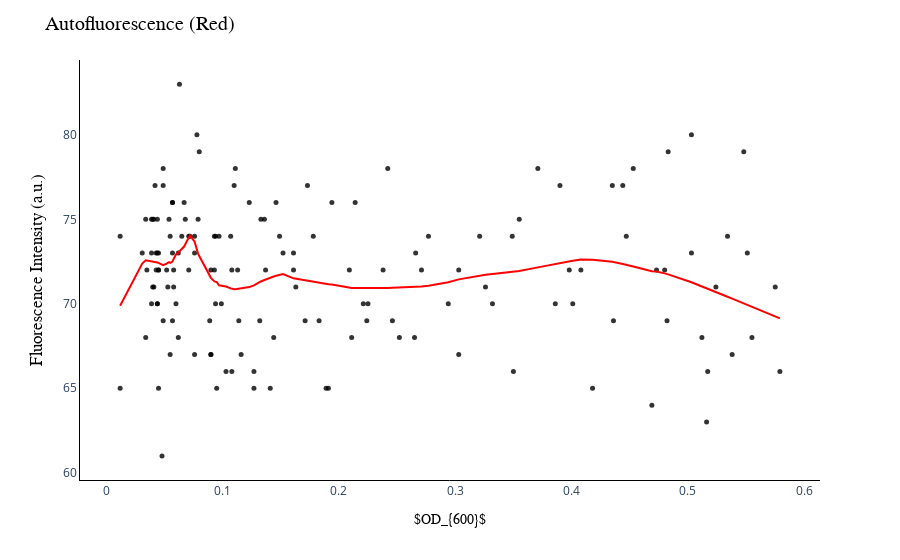

Here is the notebook cell this chart was saved with:
### Code cell
x=result.iloc[:, 0]
y=result.iloc[:, 1]
y_hat2 = lowess(y, x, frac=1/5)

fig = px.scatter(result, x, y, opacity=0.8, color_discrete_sequence=['black'])

# Change chart background color
fig.update_layout(dict(plot_bgcolor = 'white'))

fig.add_traces(go.Scatter(x=y_hat2[:,0], y=y_hat2[:,1], line=dict(color='red')))

# Update axes lines
fig.update_xaxes(showgrid=True, gridwidth=1, gridcolor='lightgrey', 
                 zeroline=False, zerolinewidth=1, zerolinecolor='lightgrey', 
                 showline=True, linewidth=1, linecolor='black')

fig.update_yaxes(showgrid=True, gridwidth=1, gridcolor='lightgrey', 
                 zeroline=False, zerolinewidth=1, zerolinecolor='lightgrey', 
                 showline=True, linewidth=1, linecolor='black')
fig.update_layout(xaxis_showgrid=False, yaxis_showgrid=False)
fig.update_layout(showlegend=False)

# Set figure title
fig.update_layout(title=dict(text="Autofluorescence (Red)",  font=dict(family = 'Arial', color='black', size = 20)), xaxis_title=dict(text='$OD_{600}$',  font=dict(family = 'Arial', color='black', size = 14)), yaxis_title=dict(text="Fluorescence Intensity (a.u.)",  font=dict(family = 'Arial', color='black', size = 17)))


# Update marker size
fig.update_traces(marker=dict(size=5))


fig.show()

### Figure 1 — Plotly figure (JSON) as saved in the notebook; plotly's stock layout.template omitted (floating-point values rounded to 4 significant figures; data arrays with more than 128 entries replaced by an {"elided": "..."} marker saying what was removed)
{"data": [{"hovertemplate": "x=%{x}<br>y=%{y}<extra></extra>", "legendgroup": "", "marker": {"color": "black", "opacity": 0.8, "size": 5, "symbol": "circle"}, "mode": "markers", "name": "", "orientation": "v", "showlegend": false, "type": "scatter", "x": {"elided": "150 float values"}, "xaxis": "x", "y": {"elided": "150 int values"}, "yaxis": "y"}, {"line": {"color": "red"}, "marker": {"size": 5}, "type": "scatter", "x": {"elided": "150 float values"}, "y": {"elided": "150 float values"}}], "layout": {"legend": {"tracegroupgap": 0}, "margin": {"t": 60}, "plot_bgcolor": "white", "showlegend": false, "title": {"font": {"color": "black", "family": "Arial", "size": 20}, "text": "Autofluorescence (Red)"}, "xaxis": {"anchor": "y", "domain": [0, 1], "gridcolor": "lightgrey", "gridwidth": 1, "linecolor": "black", "linewidth": 1, "showgrid": false, "showline": true, "title": {"font": {"color": "black", "family": "Arial", "size": 14}, "text": "$OD_{600}$"}, "zeroline": false, "zerolinecolor": "lightgrey", "zerolinewidth": 1}, "yaxis": {"anchor": "x", "domain": [0, 1], "gridcolor": "lightgrey", "gridwidth": 1, "linecolor": "black", "linewidth": 1, "showgrid": false, "showline": true, "title": {"font": {"color": "black", "family": "Arial", "size": 17}, "text": "Fluorescence Intensity (a.u.)"}, "zeroline": false, "zerolinecolor": "lightgrey", "zerolinewidth": 1}}}
